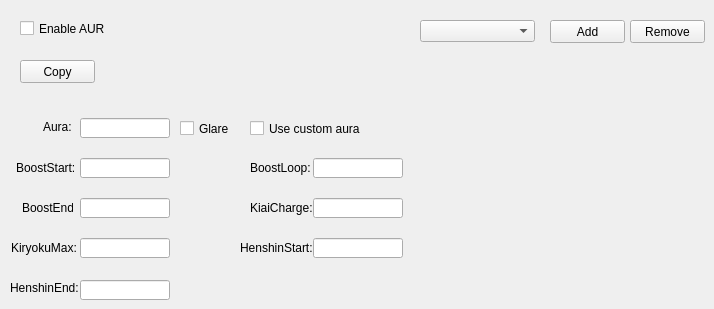
    <widget class="QWidget" name="aurTab">
     <property name="autoFillBackground">
      <bool>true</bool>
     </property>
     <attribute name="title">
      <string>AUR</string>
     </attribute>
     <widget class="QToolButton" name="aurCopyButton">
      <property name="geometry">
       <rect>
        <x>20</x>
        <y>60</y>
        <width>75</width>
        <height>23</height>
       </rect>
      </property>
      <property name="text">
       <string>Copy</string>
      </property>
      <property name="popupMode">
       <enum>QToolButton::InstantPopup</enum>
      </property>
      <property name="toolButtonStyle">
       <enum>Qt::ToolButtonTextOnly</enum>
      </property>
     </widget>
     <widget class="QPushButton" name="aurRemoveButton">
      <property name="geometry">
       <rect>
        <x>630</x>
        <y>20</y>
        <width>75</width>
        <height>23</height>
       </rect>
      </property>
      <property name="text">
       <string>Remove</string>
      </property>
     </widget>
     <widget class="QComboBox" name="aurCostComboBox">
      <property name="geometry">
       <rect>
        <x>420</x>
        <y>20</y>
        <width>115</width>
        <height>22</height>
       </rect>
      </property>
     </widget>
     <widget class="QCheckBox" name="aurCheck">
      <property name="geometry">
       <rect>
        <x>20</x>
        <y>20</y>
        <width>121</width>
        <height>17</height>
       </rect>
      </property>
      <property name="text">
       <string>Enable AUR</string>
      </property>
     </widget>
     <widget class="QPushButton" name="aurAddButton">
      <property name="geometry">
       <rect>
        <x>550</x>
        <y>20</y>
        <width>75</width>
        <height>23</height>
       </rect>
      </property>
      <property name="text">
       <string>Add</string>
      </property>
     </widget>
     <widget class="QLabel" name="label_78">
      <property name="geometry">
       <rect>
        <x>43</x>
        <y>120</y>
        <width>47</width>
        <height>13</height>
       </rect>
      </property>
      <property name="text">
       <string>Aura:</string>
      </property>
     </widget>
     <widget class="QCheckBox" name="glareCheck">
      <property name="geometry">
       <rect>
        <x>180</x>
        <y>120</y>
        <width>70</width>
        <height>17</height>
       </rect>
      </property>
      <property name="text">
       <string>Glare</string>
      </property>
     </widget>
     <widget class="QLineEdit" name="auraEdit">
      <property name="geometry">
       <rect>
        <x>80</x>
        <y>118</y>
        <width>90</width>
        <height>20</height>
       </rect>
      </property>
     </widget>
     <widget class="QCheckBox" name="auraCustomCheck">
      <property name="geometry">
       <rect>
        <x>250</x>
        <y>120</y>
        <width>111</width>
        <height>17</height>
       </rect>
      </property>
      <property name="text">
       <string>Use custom aura</string>
      </property>
     </widget>
     <widget class="QLineEdit" name="auraEf2Edit">
      <property name="geometry">
       <rect>
        <x>80</x>
        <y>198</y>
        <width>90</width>
        <height>20</height>
       </rect>
      </property>
     </widget>
     <widget class="QLineEdit" name="auraEf0Edit">
      <property name="geometry">
       <rect>
        <x>80</x>
        <y>158</y>
        <width>90</width>
        <height>20</height>
       </rect>
      </property>
     </widget>
     <widget class="QLineEdit" name="auraEf4Edit">
      <property name="geometry">
       <rect>
        <x>80</x>
        <y>238</y>
        <width>90</width>
        <height>20</height>
       </rect>
      </property>
     </widget>
     <widget class="QLineEdit" name="auraEf6Edit">
      <property name="geometry">
       <rect>
        <x>80</x>
        <y>280</y>
        <width>90</width>
        <height>20</height>
       </rect>
      </property>
     </widget>
     <widget class="QLineEdit" name="auraEf1Edit">
      <property name="geometry">
       <rect>
        <x>313</x>
        <y>158</y>
        <width>90</width>
        <height>20</height>
       </rect>
      </property>
     </widget>
     <widget class="QLineEdit" name="auraEf3Edit">
      <property name="geometry">
       <rect>
        <x>313</x>
        <y>198</y>
        <width>90</width>
        <height>20</height>
       </rect>
      </property>
     </widget>
     <widget class="QLineEdit" name="auraEf5Edit">
      <property name="geometry">
       <rect>
        <x>313</x>
        <y>238</y>
        <width>90</width>
        <height>20</height>
       </rect>
      </property>
     </widget>
     <widget class="QLabel" name="label_127">
      <property name="geometry">
       <rect>
        <x>16</x>
        <y>160</y>
        <width>61</width>
        <height>16</height>
       </rect>
      </property>
      <property name="text">
       <string>BoostStart:</string>
      </property>
     </widget>
     <widget class="QLabel" name="label_128">
      <property name="geometry">
       <rect>
        <x>22</x>
        <y>200</y>
        <width>51</width>
        <height>16</height>
       </rect>
      </property>
      <property name="text">
       <string>BoostEnd:</string>
      </property>
     </widget>
     <widget class="QLabel" name="label_129">
      <property name="geometry">
       <rect>
        <x>11</x>
        <y>240</y>
        <width>71</width>
        <height>16</height>
       </rect>
      </property>
      <property name="text">
       <string>KiryokuMax:</string>
      </property>
     </widget>
     <widget class="QLabel" name="label_130">
      <property name="geometry">
       <rect>
        <x>10</x>
        <y>280</y>
        <width>71</width>
        <height>16</height>
       </rect>
      </property>
      <property name="text">
       <string>HenshinEnd:</string>
      </property>
     </widget>
     <widget class="QLabel" name="label_131">
      <property name="geometry">
       <rect>
        <x>250</x>
        <y>160</y>
        <width>71</width>
        <height>16</height>
       </rect>
      </property>
      <property name="text">
       <string>BoostLoop:</string>
      </property>
     </widget>
     <widget class="QLabel" name="label_132">
      <property name="geometry">
       <rect>
        <x>250</x>
        <y>200</y>
        <width>71</width>
        <height>16</height>
       </rect>
      </property>
      <property name="text">
       <string>KiaiCharge:</string>
      </property>
     </widget>
     <widget class="QLabel" name="label_133">
      <property name="geometry">
       <rect>
        <x>240</x>
        <y>240</y>
        <width>81</width>
        <height>16</height>
       </rect>
      </property>
      <property name="text">
       <string>HenshinStart:</string>
      </property>
     </widget>
    </widget>
